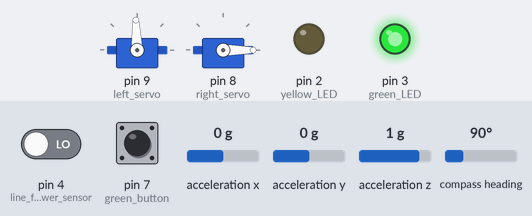
A sketch run on a simulated Arduino Uno, built with avr-gcc and run on an emulated ATmega328P. Shown: 2 × servo, output pins drawn as LEDs (lit = HIGH). The inputs (shaded band) are chosen by the test bench; at power-on: compass heading 90°, pin 4 (line_follower_sensor) LOW, pin 7 (green_button) LOW, acceleration x 0 g, acceleration y 0 g, acceleration z 1 g.

Above: at 2.2 s.
2.3 s: compass heading set to 174°
3.8 s: compass heading set to 183°
At 5.0 s:
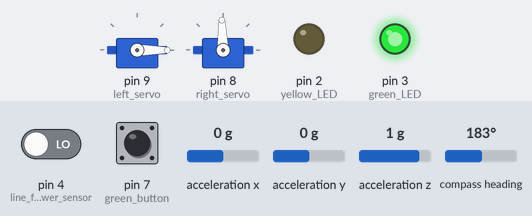
5.3 s: pin 4 (line_follower_sensor) driven HIGH
At 6.4 s:
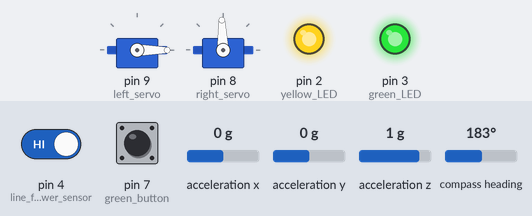
6.8 s: compass heading set to 7°
At 7.4 s:
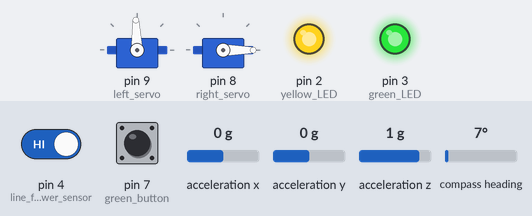
8.3 s: compass heading set to 180°
At 9.5 s:
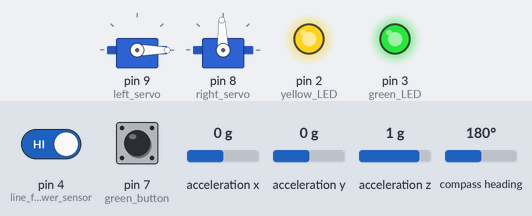
9.8 s: compass heading set to 90°
At 10.9 s:
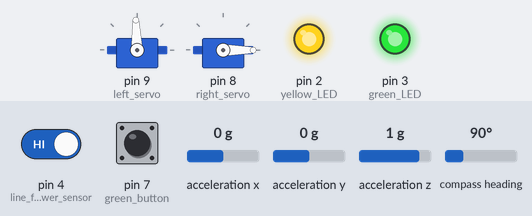
Timing chart, 0 to 12.3 s (numbered marks = the images above; inputs shaded):
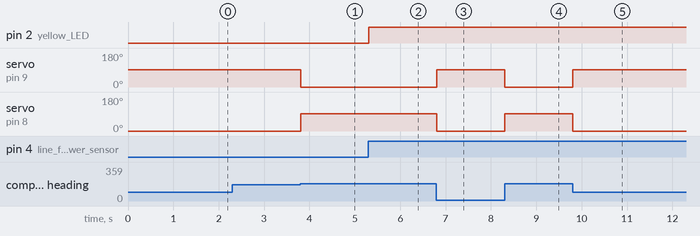

The sketch:

kimbot-back-and-forth.ino
```cpp
#include <Servo.h>
#include <Wire.h>
#include <Adafruit_Sensor.h>
#include <Adafruit_BNO055.h>
#include <utility/imumaths.h>

Servo left_servo; // pin 9
Servo right_servo; // pin 8

/* Set the delay between fresh samples */
#define BNO055_SAMPLERATE_DELAY_MS (100)

#define GYRO_TOLERANCE 2.0
#define GYRO_TOLERANCE_TURN 10.0
#define SERVO_FORWARD 0
#define SERVO_REVERSE 110
#define SERVO_STOP 92

int State = 0;
unsigned long StartTime = 0;
int LightState = 0;
int LightCount = 0;

Adafruit_BNO055 bno = Adafruit_BNO055(55);

void ResetTimer () {
  StartTime = millis();
}

unsigned long Timer() {
  return millis() - StartTime;
}


void setup()
{
  pinMode(2, OUTPUT); // yellow LED
  pinMode(3, OUTPUT); // green LED
  pinMode(4, INPUT);  // line follower sensor
  pinMode(7, INPUT);  // green button

  /* Initialise the gyro sensor */
  if(!bno.begin())
  {
    /* There was a problem detecting the BNO055 ... check your connections */
    // Serial.print("Ooops, no BNO055 detected ... Check your wiring or I2C ADDR!");
    while(1) {
        digitalWrite(2, HIGH);   // turn the LED on (HIGH is the voltage level)
        delay(1000);              // wait for a second
        digitalWrite(2, LOW);    // turn the LED off by making the voltage LOW
        delay(1000);              // wait for a second
    }
  }

  // ready for button push
  digitalWrite(3, HIGH); // green light on

  // wait for start button
  while(digitalRead(7));

  // wait until gyro is calibrated
  uint8_t system, gyro, accel, mag;
  system = gyro = accel = mag = 0;
  do {
    bno.getCalibration(&system, &gyro, &accel, &mag);
  } while (gyro < 3);

  delay(1000);
  bno.setExtCrystalUse(true);

  // servos
  left_servo.attach(9);
  right_servo.attach(8);

  ResetTimer();

}

    // heading is never negative, but it can flip from 1 to 359, so do modulus 180
    // If this function returns negative, it means turns right to correct; positive means turn left
    float SubtractFromCurrHeading(float x) {
        /* Get a new sensor event */
        sensors_event_t event;
        bno.getEvent(&event);
        float result = 0.0;
        float ch = event.orientation.x;
        float diff = abs(ch - x);
        if (diff >= 180.0) { // more than 180deg apart, so flip
            result = 360.0 - diff;
            if (x < 180.0) {
                result = -result;
            }
        } else {
            result = ch - x;
        }
        return result;
    }

    float DiffFromCurrHeading(float x) {
        return abs(SubtractFromCurrHeading(x));
    }

    void StopMotors () {
      left_servo.write( SERVO_STOP );
      right_servo.write( SERVO_STOP );
      }

    boolean TurnByGyroAsync (boolean right, float deg) { // return true if turn is complete
        boolean result = false;
        int leftPower = right ? SERVO_FORWARD : SERVO_REVERSE;
        int rightPower = right ? SERVO_REVERSE : SERVO_FORWARD;
        int turnDegrees = right ? deg : - deg;
        if (DiffFromCurrHeading(turnDegrees) > GYRO_TOLERANCE_TURN) {
              if (SubtractFromCurrHeading(turnDegrees) > 0.0) {
                // we overshot; go back the other way
                rightPower = right ? SERVO_FORWARD : SERVO_REVERSE;
                leftPower = right ? SERVO_REVERSE : SERVO_FORWARD;
                }
              left_servo.write( leftPower );
              right_servo.write( rightPower );
        } else {
              // stop motors
              StopMotors();
              result = true;
        }
        return result;
    }

    void TurnByGyro (boolean right, float deg) {
      while (!TurnByGyroAsync(right, deg)) {
        //delay(BNO055_SAMPLERATE_DELAY_MS);
      }
    }

    void CountLightTransitions () {
      bool light_sensor = digitalRead(4);
      switch (LightState) {
        case 0: //  dark
          if (light_sensor) { // now light
            LightState = 1;
            LightCount++;
            digitalWrite( 2 , HIGH );
          }
          break;
        case 1: // light
          if (!light_sensor) { // now dark
            LightState = 0;
            digitalWrite( 2 , LOW );
          }
          break;
      }
    }

    void DriveStraightByGyro (float heading) {
      if (DiffFromCurrHeading(heading) < GYRO_TOLERANCE) {
          // on course, go straight
          left_servo.write( SERVO_FORWARD );
          right_servo.write( SERVO_FORWARD );
      } else { // not on course, correct
          if (SubtractFromCurrHeading(heading) > 0) {
              // correct left
              left_servo.write( SERVO_STOP );
              right_servo.write( SERVO_FORWARD );
          } else {
              // correct right
              left_servo.write( SERVO_FORWARD );
              right_servo.write( SERVO_STOP );
          }
      }
    }

    void DriveStraightByGyroAndCounts (float heading, int countLimit) {
      LightCount = 0;
      while (LightCount <= countLimit) {
        DriveStraightByGyro(heading);
        CountLightTransitions();
        //delay(BNO055_SAMPLERATE_DELAY_MS);
      }
    }

void loop()
{
  bool light_sensor = false ;
  switch (State) {
    case 0:
      // go straight
      DriveStraightByGyroAndCounts(0.0, 20);
      // turn 180 degrees
      TurnByGyro (true, 175.0);
      // go straight
      DriveStraightByGyroAndCounts(180.0, 20);
      State = 1;
      break;
    case 1:
      StopMotors();
      digitalWrite(3, LOW); // green light off
      digitalWrite(2, LOW); // yellow light off
      break;
    }
  }
```

Measured:
- the behaviour switches between 179 and 180° on compass heading (found by bisection; images 0 and 1)
- after the input at 2.3 s, every drawn part: stays the same
- after the input at 3.8 s, servo on pin 9 (left_servo): 92° → 0° at once; servo on pin 8 (right_servo): 0° → 92° at once
- after the input at 5.3 s, pin 2 (yellow_LED): LOW → HIGH at once
- after the input at 6.8 s, servo on pin 9 (left_servo): 0° → 92° at once; servo on pin 8 (right_servo): 92° → 0° at once
- after the input at 8.3 s, servo on pin 9 (left_servo): 92° → 0° at once; servo on pin 8 (right_servo): 0° → 92° at once
- after the input at 9.8 s, servo on pin 9 (left_servo): 0° → 92° at once; servo on pin 8 (right_servo): 92° → 0° at once
